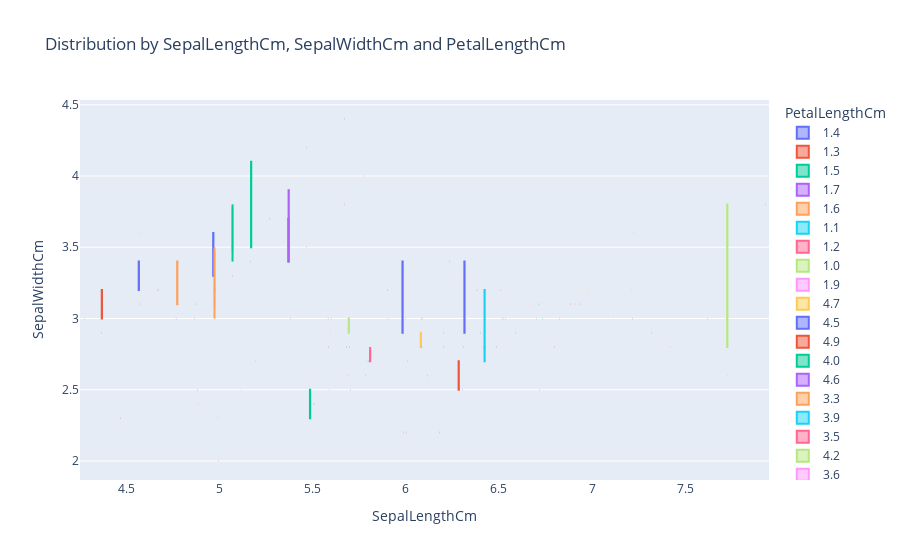

Notebook code for this chart:
### Markdown cell above
Data preprocessing

### Code cell
import plotly.express as px


boxplot_data = data[['SepalLengthCm', 'SepalWidthCm', 'PetalLengthCm']]

# Create the interactive boxplot using Plotly Express
fig = px.box(boxplot_data, x='SepalLengthCm', y='SepalWidthCm', color='PetalLengthCm', title=' Distribution by SepalLengthCm, SepalWidthCm and PetalLengthCm')


# Display the figure
fig.show()

### Figure 1 — Plotly figure (JSON) as saved in the notebook; plotly's stock layout.template omitted (floating-point values rounded to 4 significant figures)
{"data": [{"alignmentgroup": "True", "hovertemplate": "PetalLengthCm=1.4<br>SepalLengthCm=%{x}<br>SepalWidthCm=%{y}<extra></extra>", "legendgroup": "1.4", "marker": {"color": "#636efa"}, "name": "1.4", "notched": false, "offsetgroup": "1.4", "orientation": "v", "showlegend": true, "type": "box", "x": [5.1, 4.9, 5, 4.6, 4.4, 4.8, 5.1, 5.2, 5.5, 4.8, 4.6, 5], "x0": " ", "xaxis": "x", "y": [3.5, 3, 3.6, 3.4, 2.9, 3, 3.5, 3.4, 4.2, 3, 3.2, 3.3], "y0": " ", "yaxis": "y"}, {"alignmentgroup": "True", "hovertemplate": "PetalLengthCm=1.3<br>SepalLengthCm=%{x}<br>SepalWidthCm=%{y}<extra></extra>", "legendgroup": "1.3", "marker": {"color": "#EF553B"}, "name": "1.3", "notched": false, "offsetgroup": "1.3", "orientation": "v", "showlegend": true, "type": "box", "x": [4.7, 5.4, 5.5, 4.4, 5, 4.5, 4.4], "x0": " ", "xaxis": "x", "y": [3.2, 3.9, 3.5, 3, 3.5, 2.3, 3.2], "y0": " ", "yaxis": "y"}, {"alignmentgroup": "True", "hovertemplate": "PetalLengthCm=1.5<br>SepalLengthCm=%{x}<br>SepalWidthCm=%{y}<extra></extra>", "legendgroup": "1.5", "marker": {"color": "#00cc96"}, "name": "1.5", "notched": false, "offsetgroup": "1.5", "orientation": "v", "showlegend": true, "type": "box", "x": [4.6, 5, 4.9, 5.4, 5.7, 5.1, 5.1, 5.2, 5.4, 5.2, 4.9, 4.9, 5.1, 5.3], "x0": " ", "xaxis": "x", "y": [3.1, 3.4, 3.1, 3.7, 4.4, 3.8, 3.7, 3.5, 3.4, 4.1, 3.1, 3.1, 3.4, 3.7], "y0": " ", "yaxis": "y"}, {"alignmentgroup": "True", "hovertemplate": "PetalLengthCm=1.7<br>SepalLengthCm=%{x}<br>SepalWidthCm=%{y}<extra></extra>", "legendgroup": "1.7", "marker": {"color": "#ab63fa"}, "name": "1.7", "notched": false, "offsetgroup": "1.7", "orientation": "v", "showlegend": true, "type": "box", "x": [5.4, 5.7, 5.4, 5.1], "x0": " ", "xaxis": "x", "y": [3.9, 3.8, 3.4, 3.3], "y0": " ", "yaxis": "y"}, {"alignmentgroup": "True", "hovertemplate": "PetalLengthCm=1.6<br>SepalLengthCm=%{x}<br>SepalWidthCm=%{y}<extra></extra>", "legendgroup": "1.6", "marker": {"color": "#FFA15A"}, "name": "1.6", "notched": false, "offsetgroup": "1.6", "orientation": "v", "showlegend": true, "type": "box", "x": [4.8, 5, 5, 4.7, 4.8, 5, 5.1], "x0": " ", "xaxis": "x", "y": [3.4, 3, 3.4, 3.2, 3.1, 3.5, 3.8], "y0": " ", "yaxis": "y"}, {"alignmentgroup": "True", "hovertemplate": "PetalLengthCm=1.1<br>SepalLengthCm=%{x}<br>SepalWidthCm=%{y}<extra></extra>", "legendgroup": "1.1", "marker": {"color": "#19d3f3"}, "name": "1.1", "notched": false, "offsetgroup": "1.1", "orientation": "v", "showlegend": true, "type": "box", "x": [4.3], "x0": " ", "xaxis": "x", "y": [3], "y0": " ", "yaxis": "y"}, {"alignmentgroup": "True", "hovertemplate": "PetalLengthCm=1.2<br>SepalLengthCm=%{x}<br>SepalWidthCm=%{y}<extra></extra>", "legendgroup": "1.2", "marker": {"color": "#FF6692"}, "name": "1.2", "notched": false, "offsetgroup": "1.2", "orientation": "v", "showlegend": true, "type": "box", "x": [5.8, 5], "x0": " ", "xaxis": "x", "y": [4, 3.2], "y0": " ", "yaxis": "y"}, {"alignmentgroup": "True", "hovertemplate": "PetalLengthCm=1.0<br>SepalLengthCm=%{x}<br>SepalWidthCm=%{y}<extra></extra>", "legendgroup": "1.0", "marker": {"color": "#B6E880"}, "name": "1.0", "notched": false, "offsetgroup": "1.0", "orientation": "v", "showlegend": true, "type": "box", "x": [4.6], "x0": " ", "xaxis": "x", "y": [3.6], "y0": " ", "yaxis": "y"}, {"alignmentgroup": "True", "hovertemplate": "PetalLengthCm=1.9<br>SepalLengthCm=%{x}<br>SepalWidthCm=%{y}<extra></extra>", "legendgroup": "1.9", "marker": {"color": "#FF97FF"}, "name": "1.9", "notched": false, "offsetgroup": "1.9", "orientation": "v", "showlegend": true, "type": "box", "x": [4.8, 5.1], "x0": " ", "xaxis": "x", "y": [3.4, 3.8], "y0": " ", "yaxis": "y"}, {"alignmentgroup": "True", "hovertemplate": "PetalLengthCm=4.7<br>SepalLengthCm=%{x}<br>SepalWidthCm=%{y}<extra></extra>", "legendgroup": "4.7", "marker": {"color": "#FECB52"}, "name": "4.7", "notched": false, "offsetgroup": "4.7", "orientation": "v", "showlegend": true, "type": "box", "x": [7, 6.3, 6.1, 6.1, 6.7], "x0": " ", "xaxis": "x", "y": [3.2, 3.3, 2.9, 2.8, 3.1], "y0": " ", "yaxis": "y"}, {"alignmentgroup": "True", "hovertemplate": "PetalLengthCm=4.5<br>SepalLengthCm=%{x}<br>SepalWidthCm=%{y}<extra></extra>", "legendgroup": "4.5", "marker": {"color": "#636efa"}, "name": "4.5", "notched": false, "offsetgroup": "4.5", "orientation": "v", "showlegend": true, "type": "box", "x": [6.4, 5.7, 5.6, 6.2, 6, 5.4, 6, 4.9], "x0": " ", "xaxis": "x", "y": [3.2, 2.8, 3, 2.2, 2.9, 3, 3.4, 2.5], "y0": " ", "yaxis": "y"}, {"alignmentgroup": "True", "hovertemplate": "PetalLengthCm=4.9<br>SepalLengthCm=%{x}<br>SepalWidthCm=%{y}<extra></extra>", "legendgroup": "4.9", "marker": {"color": "#EF553B"}, "name": "4.9", "notched": false, "offsetgroup": "4.9", "orientation": "v", "showlegend": true, "type": "box", "x": [6.9, 6.3, 5.6, 6.3, 6.1], "x0": " ", "xaxis": "x", "y": [3.1, 2.5, 2.8, 2.7, 3], "y0": " ", "yaxis": "y"}, {"alignmentgroup": "True", "hovertemplate": "PetalLengthCm=4.0<br>SepalLengthCm=%{x}<br>SepalWidthCm=%{y}<extra></extra>", "legendgroup": "4.0", "marker": {"color": "#00cc96"}, "name": "4.0", "notched": false, "offsetgroup": "4.0", "orientation": "v", "showlegend": true, "type": "box", "x": [5.5, 6, 6.1, 5.5, 5.8], "x0": " ", "xaxis": "x", "y": [2.3, 2.2, 2.8, 2.5, 2.6], "y0": " ", "yaxis": "y"}, {"alignmentgroup": "True", "hovertemplate": "PetalLengthCm=4.6<br>SepalLengthCm=%{x}<br>SepalWidthCm=%{y}<extra></extra>", "legendgroup": "4.6", "marker": {"color": "#ab63fa"}, "name": "4.6", "notched": false, "offsetgroup": "4.6", "orientation": "v", "showlegend": true, "type": "box", "x": [6.5, 6.6, 6.1], "x0": " ", "xaxis": "x", "y": [2.8, 2.9, 3], "y0": " ", "yaxis": "y"}, {"alignmentgroup": "True", "hovertemplate": "PetalLengthCm=3.3<br>SepalLengthCm=%{x}<br>SepalWidthCm=%{y}<extra></extra>", "legendgroup": "3.3", "marker": {"color": "#FFA15A"}, "name": "3.3", "notched": false, "offsetgroup": "3.3", "orientation": "v", "showlegend": true, "type": "box", "x": [4.9, 5], "x0": " ", "xaxis": "x", "y": [2.4, 2.3], "y0": " ", "yaxis": "y"}, {"alignmentgroup": "True", "hovertemplate": "PetalLengthCm=3.9<br>SepalLengthCm=%{x}<br>SepalWidthCm=%{y}<extra></extra>", "legendgroup": "3.9", "marker": {"color": "#19d3f3"}, "name": "3.9", "notched": false, "offsetgroup": "3.9", "orientation": "v", "showlegend": true, "type": "box", "x": [5.2, 5.6, 5.8], "x0": " ", "xaxis": "x", "y": [2.7, 2.5, 2.7], "y0": " ", "yaxis": "y"}, {"alignmentgroup": "True", "hovertemplate": "PetalLengthCm=3.5<br>SepalLengthCm=%{x}<br>SepalWidthCm=%{y}<extra></extra>", "legendgroup": "3.5", "marker": {"color": "#FF6692"}, "name": "3.5", "notched": false, "offsetgroup": "3.5", "orientation": "v", "showlegend": true, "type": "box", "x": [5, 5.7], "x0": " ", "xaxis": "x", "y": [2, 2.6], "y0": " ", "yaxis": "y"}, {"alignmentgroup": "True", "hovertemplate": "PetalLengthCm=4.2<br>SepalLengthCm=%{x}<br>SepalWidthCm=%{y}<extra></extra>", "legendgroup": "4.2", "marker": {"color": "#B6E880"}, "name": "4.2", "notched": false, "offsetgroup": "4.2", "orientation": "v", "showlegend": true, "type": "box", "x": [5.9, 5.6, 5.7, 5.7], "x0": " ", "xaxis": "x", "y": [3, 2.7, 3, 2.9], "y0": " ", "yaxis": "y"}, {"alignmentgroup": "True", "hovertemplate": "PetalLengthCm=3.6<br>SepalLengthCm=%{x}<br>SepalWidthCm=%{y}<extra></extra>", "legendgroup": "3.6", "marker": {"color": "#FF97FF"}, "name": "3.6", "notched": false, "offsetgroup": "3.6", "orientation": "v", "showlegend": true, "type": "box", "x": [5.6], "x0": " ", "xaxis": "x", "y": [2.9], "y0": " ", "yaxis": "y"}, {"alignmentgroup": "True", "hovertemplate": "PetalLengthCm=4.4<br>SepalLengthCm=%{x}<br>SepalWidthCm=%{y}<extra></extra>", "legendgroup": "4.4", "marker": {"color": "#FECB52"}, "name": "4.4", "notched": false, "offsetgroup": "4.4", "orientation": "v", "showlegend": true, "type": "box", "x": [6.7, 6.6, 6.3, 5.5], "x0": " ", "xaxis": "x", "y": [3.1, 3, 2.3, 2.6], "y0": " ", "yaxis": "y"}, {"alignmentgroup": "True", "hovertemplate": "PetalLengthCm=4.1<br>SepalLengthCm=%{x}<br>SepalWidthCm=%{y}<extra></extra>", "legendgroup": "4.1", "marker": {"color": "#636efa"}, "name": "4.1", "notched": false, "offsetgroup": "4.1", "orientation": "v", "showlegend": true, "type": "box", "x": [5.8, 5.6, 5.7], "x0": " ", "xaxis": "x", "y": [2.7, 3, 2.8], "y0": " ", "yaxis": "y"}, {"alignmentgroup": "True", "hovertemplate": "PetalLengthCm=4.8<br>SepalLengthCm=%{x}<br>SepalWidthCm=%{y}<extra></extra>", "legendgroup": "4.8", "marker": {"color": "#EF553B"}, "name": "4.8", "notched": false, "offsetgroup": "4.8", "orientation": "v", "showlegend": true, "type": "box", "x": [5.9, 6.8, 6.2, 6], "x0": " ", "xaxis": "x", "y": [3.2, 2.8, 2.8, 3], "y0": " ", "yaxis": "y"}, {"alignmentgroup": "True", "hovertemplate": "PetalLengthCm=4.3<br>SepalLengthCm=%{x}<br>SepalWidthCm=%{y}<extra></extra>", "legendgroup": "4.3", "marker": {"color": "#00cc96"}, "name": "4.3", "notched": false, "offsetgroup": "4.3", "orientation": "v", "showlegend": true, "type": "box", "x": [6.4, 6.2], "x0": " ", "xaxis": "x", "y": [2.9, 2.9], "y0": " ", "yaxis": "y"}, {"alignmentgroup": "True", "hovertemplate": "PetalLengthCm=5.0<br>SepalLengthCm=%{x}<br>SepalWidthCm=%{y}<extra></extra>", "legendgroup": "5.0", "marker": {"color": "#ab63fa"}, "name": "5.0", "notched": false, "offsetgroup": "5.0", "orientation": "v", "showlegend": true, "type": "box", "x": [6.7, 5.7, 6, 6.3], "x0": " ", "xaxis": "x", "y": [3, 2.5, 2.2, 2.5], "y0": " ", "yaxis": "y"}, {"alignmentgroup": "True", "hovertemplate": "PetalLengthCm=3.8<br>SepalLengthCm=%{x}<br>SepalWidthCm=%{y}<extra></extra>", "legendgroup": "3.8", "marker": {"color": "#FFA15A"}, "name": "3.8", "notched": false, "offsetgroup": "3.8", "orientation": "v", "showlegend": true, "type": "box", "x": [5.5], "x0": " ", "xaxis": "x", "y": [2.4], "y0": " ", "yaxis": "y"}, {"alignmentgroup": "True", "hovertemplate": "PetalLengthCm=3.7<br>SepalLengthCm=%{x}<br>SepalWidthCm=%{y}<extra></extra>", "legendgroup": "3.7", "marker": {"color": "#19d3f3"}, "name": "3.7", "notched": false, "offsetgroup": "3.7", "orientation": "v", "showlegend": true, "type": "box", "x": [5.5], "x0": " ", "xaxis": "x", "y": [2.4], "y0": " ", "yaxis": "y"}, {"alignmentgroup": "True", "hovertemplate": "PetalLengthCm=5.1<br>SepalLengthCm=%{x}<br>SepalWidthCm=%{y}<extra></extra>", "legendgroup": "5.1", "marker": {"color": "#FF6692"}, "name": "5.1", "notched": false, "offsetgroup": "5.1", "orientation": "v", "showlegend": true, "type": "box", "x": [6, 5.8, 6.5, 5.8, 6.3, 6.9, 5.8, 5.9], "x0": " ", "xaxis": "x", "y": [2.7, 2.7, 3.2, 2.8, 2.8, 3.1, 2.7, 3], "y0": " ", "yaxis": "y"}, {"alignmentgroup": "True", "hovertemplate": "PetalLengthCm=3.0<br>SepalLengthCm=%{x}<br>SepalWidthCm=%{y}<extra></extra>", "legendgroup": "3.0", "marker": {"color": "#B6E880"}, "name": "3.0", "notched": false, "offsetgroup": "3.0", "orientation": "v", "showlegend": true, "type": "box", "x": [5.1], "x0": " ", "xaxis": "x", "y": [2.5], "y0": " ", "yaxis": "y"}, {"alignmentgroup": "True", "hovertemplate": "PetalLengthCm=6.0<br>SepalLengthCm=%{x}<br>SepalWidthCm=%{y}<extra></extra>", "legendgroup": "6.0", "marker": {"color": "#FF97FF"}, "name": "6.0", "notched": false, "offsetgroup": "6.0", "orientation": "v", "showlegend": true, "type": "box", "x": [6.3, 7.2], "x0": " ", "xaxis": "x", "y": [3.3, 3.2], "y0": " ", "yaxis": "y"}, {"alignmentgroup": "True", "hovertemplate": "PetalLengthCm=5.9<br>SepalLengthCm=%{x}<br>SepalWidthCm=%{y}<extra></extra>", "legendgroup": "5.9", "marker": {"color": "#FECB52"}, "name": "5.9", "notched": false, "offsetgroup": "5.9", "orientation": "v", "showlegend": true, "type": "box", "x": [7.1, 6.8], "x0": " ", "xaxis": "x", "y": [3, 3.2], "y0": " ", "yaxis": "y"}, {"alignmentgroup": "True", "hovertemplate": "PetalLengthCm=5.6<br>SepalLengthCm=%{x}<br>SepalWidthCm=%{y}<extra></extra>", "legendgroup": "5.6", "marker": {"color": "#636efa"}, "name": "5.6", "notched": false, "offsetgroup": "5.6", "orientation": "v", "showlegend": true, "type": "box", "x": [6.3, 6.4, 6.4, 6.1, 6.3, 6.7], "x0": " ", "xaxis": "x", "y": [2.9, 2.8, 2.8, 2.6, 3.4, 3.1], "y0": " ", "yaxis": "y"}, {"alignmentgroup": "True", "hovertemplate": "PetalLengthCm=5.8<br>SepalLengthCm=%{x}<br>SepalWidthCm=%{y}<extra></extra>", "legendgroup": "5.8", "marker": {"color": "#EF553B"}, "name": "5.8", "notched": false, "offsetgroup": "5.8", "orientation": "v", "showlegend": true, "type": "box", "x": [6.5, 6.7, 7.2], "x0": " ", "xaxis": "x", "y": [3, 2.5, 3], "y0": " ", "yaxis": "y"}, {"alignmentgroup": "True", "hovertemplate": "PetalLengthCm=6.6<br>SepalLengthCm=%{x}<br>SepalWidthCm=%{y}<extra></extra>", "legendgroup": "6.6", "marker": {"color": "#00cc96"}, "name": "6.6", "notched": false, "offsetgroup": "6.6", "orientation": "v", "showlegend": true, "type": "box", "x": [7.6], "x0": " ", "xaxis": "x", "y": [3], "y0": " ", "yaxis": "y"}, {"alignmentgroup": "True", "hovertemplate": "PetalLengthCm=6.3<br>SepalLengthCm=%{x}<br>SepalWidthCm=%{y}<extra></extra>", "legendgroup": "6.3", "marker": {"color": "#ab63fa"}, "name": "6.3", "notched": false, "offsetgroup": "6.3", "orientation": "v", "showlegend": true, "type": "box", "x": [7.3], "x0": " ", "xaxis": "x", "y": [2.9], "y0": " ", "yaxis": "y"}, {"alignmentgroup": "True", "hovertemplate": "PetalLengthCm=6.1<br>SepalLengthCm=%{x}<br>SepalWidthCm=%{y}<extra></extra>", "legendgroup": "6.1", "marker": {"color": "#FFA15A"}, "name": "6.1", "notched": false, "offsetgroup": "6.1", "orientation": "v", "showlegend": true, "type": "box", "x": [7.2, 7.4, 7.7], "x0": " ", "xaxis": "x", "y": [3.6, 2.8, 3], "y0": " ", "yaxis": "y"}, {"alignmentgroup": "True", "hovertemplate": "PetalLengthCm=5.3<br>SepalLengthCm=%{x}<br>SepalWidthCm=%{y}<extra></extra>", "legendgroup": "5.3", "marker": {"color": "#19d3f3"}, "name": "5.3", "notched": false, "offsetgroup": "5.3", "orientation": "v", "showlegend": true, "type": "box", "x": [6.4, 6.4], "x0": " ", "xaxis": "x", "y": [2.7, 3.2], "y0": " ", "yaxis": "y"}, {"alignmentgroup": "True", "hovertemplate": "PetalLengthCm=5.5<br>SepalLengthCm=%{x}<br>SepalWidthCm=%{y}<extra></extra>", "legendgroup": "5.5", "marker": {"color": "#FF6692"}, "name": "5.5", "notched": false, "offsetgroup": "5.5", "orientation": "v", "showlegend": true, "type": "box", "x": [6.8, 6.5, 6.4], "x0": " ", "xaxis": "x", "y": [3, 3, 3.1], "y0": " ", "yaxis": "y"}, {"alignmentgroup": "True", "hovertemplate": "PetalLengthCm=6.7<br>SepalLengthCm=%{x}<br>SepalWidthCm=%{y}<extra></extra>", "legendgroup": "6.7", "marker": {"color": "#B6E880"}, "name": "6.7", "notched": false, "offsetgroup": "6.7", "orientation": "v", "showlegend": true, "type": "box", "x": [7.7, 7.7], "x0": " ", "xaxis": "x", "y": [3.8, 2.8], "y0": " ", "yaxis": "y"}, {"alignmentgroup": "True", "hovertemplate": "PetalLengthCm=6.9<br>SepalLengthCm=%{x}<br>SepalWidthCm=%{y}<extra></extra>", "legendgroup": "6.9", "marker": {"color": "#FF97FF"}, "name": "6.9", "notched": false, "offsetgroup": "6.9", "orientation": "v", "showlegend": true, "type": "box", "x": [7.7], "x0": " ", "xaxis": "x", "y": [2.6], "y0": " ", "yaxis": "y"}, {"alignmentgroup": "True", "hovertemplate": "PetalLengthCm=5.7<br>SepalLengthCm=%{x}<br>SepalWidthCm=%{y}<extra></extra>", "legendgroup": "5.7", "marker": {"color": "#FECB52"}, "name": "5.7", "notched": false, "offsetgroup": "5.7", "orientation": "v", "showlegend": true, "type": "box", "x": [6.9, 6.7, 6.7], "x0": " ", "xaxis": "x", "y": [3.2, 3.3, 3.3], "y0": " ", "yaxis": "y"}, {"alignmentgroup": "True", "hovertemplate": "PetalLengthCm=6.4<br>SepalLengthCm=%{x}<br>SepalWidthCm=%{y}<extra></extra>", "legendgroup": "6.4", "marker": {"color": "#636efa"}, "name": "6.4", "notched": false, "offsetgroup": "6.4", "orientation": "v", "showlegend": true, "type": "box", "x": [7.9], "x0": " ", "xaxis": "x", "y": [3.8], "y0": " ", "yaxis": "y"}, {"alignmentgroup": "True", "hovertemplate": "PetalLengthCm=5.4<br>SepalLengthCm=%{x}<br>SepalWidthCm=%{y}<extra></extra>", "legendgroup": "5.4", "marker": {"color": "#EF553B"}, "name": "5.4", "notched": false, "offsetgroup": "5.4", "orientation": "v", "showlegend": true, "type": "box", "x": [6.9, 6.2], "x0": " ", "xaxis": "x", "y": [3.1, 3.4], "y0": " ", "yaxis": "y"}, {"alignmentgroup": "True", "hovertemplate": "PetalLengthCm=5.2<br>SepalLengthCm=%{x}<br>SepalWidthCm=%{y}<extra></extra>", "legendgroup": "5.2", "marker": {"color": "#00cc96"}, "name": "5.2", "notched": false, "offsetgroup": "5.2", "orientation": "v", "showlegend": true, "type": "box", "x": [6.7, 6.5], "x0": " ", "xaxis": "x", "y": [3, 3], "y0": " ", "yaxis": "y"}], "layout": {"boxmode": "group", "legend": {"title": {"text": "PetalLengthCm"}, "tracegroupgap": 0}, "title": {"text": " Distribution by SepalLengthCm, SepalWidthCm and PetalLengthCm"}, "xaxis": {"anchor": "y", "domain": [0, 1], "title": {"text": "SepalLengthCm"}}, "yaxis": {"anchor": "x", "domain": [0, 1], "title": {"text": "SepalWidthCm"}}}}
